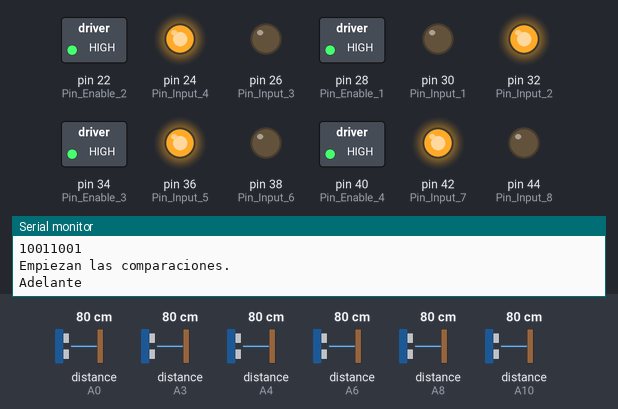
This sketch was run on a simulated Arduino Mega 2560, built with avr-gcc and run on an emulated ATmega2560. Shown: switched loads named in the sketch (green lamp = pin HIGH), output pins drawn as LEDs (lit = HIGH), the last lines printed to the serial monitor. Wiring (inferred from the names in the program): 6 × ultrasonic range finder: trigger A1, echo A0 / trigger A2, echo A3 / trigger A5, echo A4 / trigger A7, echo A6 / trigger A9, echo A8 / trigger A11, echo A10. The test bench sets the inputs (shaded band); at power-on: distance to the obstacle (sensors on A0, A3, A4, A6, A8, A10) 80 cm. The echo pulse lasts 58.3 µs per cm; pins used as bus, display or sensor lines are not drawn.

Above: at 1.2 s.
1.3 s: distance to the obstacle (sensor on A0) set to 41 cm
4.3 s: distance to the obstacle (sensor on A0) set to 34 cm
At 5.4 s:
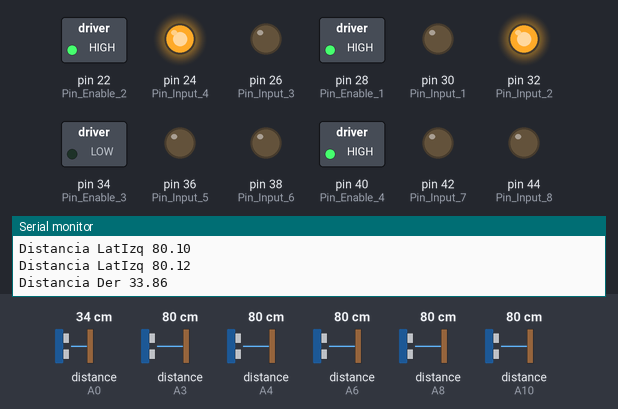
6.2 s: distance to the obstacle (sensor on A3) set to 14 cm
7.9 s: distance to the obstacle (sensor on A3) set to 11 cm
At 8.6 s:
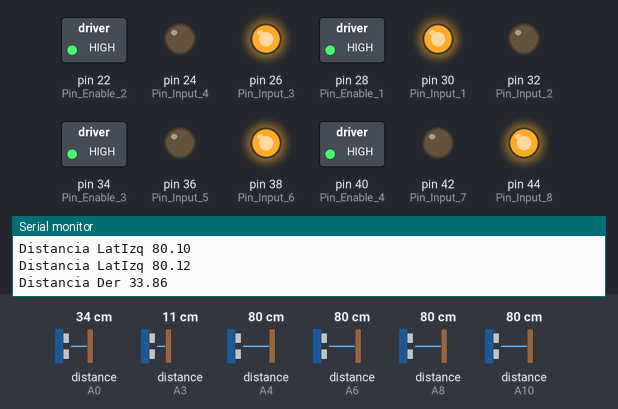
Timing chart, 0 to 10.9 s (numbered marks = the images above; inputs shaded):
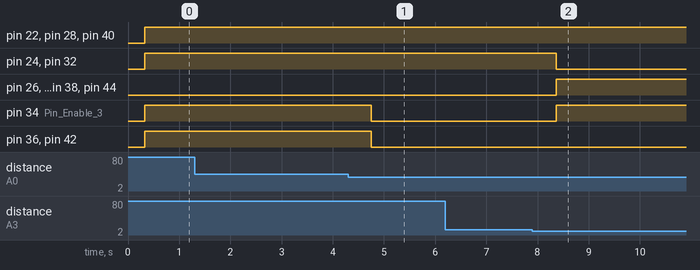

Measured:
- the behaviour switches between 38 and 37 cm on distance to the obstacle (sensor on A0) (found by bisection; images 0 and 1)
- the behaviour switches between 13 and 12 cm on distance to the obstacle (sensor on A3) (found by bisection; images 1 and 2)
- after the input at 4.3 s, pin 34 (Pin_Enable_3), pin 36 (Pin_Input_5), pin 42 (Pin_Input_7): HIGH → LOW after 0.46 s
- after the input at 7.9 s, pin 24 (Pin_Input_4), pin 32 (Pin_Input_2): HIGH → LOW after 0.47 s; pin 26 (Pin_Input_3), pin 30 (Pin_Input_1), pin 34 (Pin_Enable_3), pin 38 (Pin_Input_6), pin 44 (Pin_Input_8): LOW → HIGH after 0.47 s

The sketch:

partes.ino
```cpp
#include <string.h>
#include <stdio.h>


/******************************************************************
 *              Configuracion de los Motores                      *
 ******************************************************************/
//Motores left
//Trasero
int Pin_Enable_2 = 22;
int Pin_Input_4 = 24;
int Pin_Input_3 = 26;
//Delantero
int Pin_Enable_1 = 28;
int Pin_Input_1 = 30;
int Pin_Input_2 = 32;

//Motores Right
//Delantero
int Pin_Enable_3 = 34;
int Pin_Input_5 = 36;
int Pin_Input_6 = 38;
//Trasero
int Pin_Enable_4 = 40;
int Pin_Input_7 = 42;
int Pin_Input_8 = 44;
/******************************************************************
 *              Configuracion de los Sensores de proximidad       *
 ******************************************************************/
int EchoIzq = A4;
int TrigIzq = A5;

int EchoCen = A3;
int TrigCen = A2;

int EchoDer = A0;
int TrigDer = A1;

int EchoCenSup = A6;
int TrigCenSup = A7;

int EchoLatIzq = A8;
int TrigLatIzq = A9;

int EchoLatDer = A10;
int TrigLatDer = A11;


double duracion, distancia;
double entrada1, entrada2, entrada3, entrada4, entrada5, entrada6 = 0.0; //entradas de datos para la NN
double ditanciaMaxima = 50.0;       // distancia de lejania desde la que empieza a actuar la NN
/******************************************************************
 *                                                                *
 ******************************************************************/


/******************************************************************
 *              Configuracion Red Neuronal                        *
 ******************************************************************/
const int InputNodes = 3; // incluye neurona de BIAS (3 datos + bias creo)
const int HiddenNodes = 6; //incluye neurona de BIAS
const int OutputNodes = 8; //Salidas Red Neuronal (2 por cada motor)
int i, j;
double Accum;
double Hidden[HiddenNodes];
double Output[OutputNodes]; //salidas de la red neuronal para dar ordenes a los motores.

float HiddenBias[6] = {-2.6609246,  -6.21766166,  0.6719238,  -1.91361643,  2.2715187,  -7.13369123};

float OutputBias[8] = { 1.09891189,  0.51677215,  0.5176923,  -0.05358793,  1.09891195,  0.51777866,  0.51615204, -0.05358793};


float HiddenWeights[3][6] = {{ -4.76060265,  -3.82800886,  -1.46388603, -10.52482004,  -1.48085581,  -4.96915681},
 { -1.38119297,  -1.09309423,  -2.88687046,  -4.24908356,   2.76399831,  2.1873772 },
 {  0.14264823,  -3.22309434,   8.64962958,  -3.48165854,  -9.3454453,  -2.98051136}};


float OutputWeights[6][8] = {{ 0.02630783,  5.13696264,  5.11227514, -2.80382618,  0.02630783,  5.11013522,  5.15588299, -2.80382618},
 { 1.7111938,  -5.01162342, -4.98758049,  0.96023143,  1.7111939,  -4.98549652,  -5.03005081,  0.96023143},
 { 1.73185353, -4.90215991, -4.87880831, -0.04727425,  1.73185363, -4.87678458,  -4.9200616,  -0.04727425},
 {-0.02515359, -4.10509539, -4.0855204,   2.79325676, -0.02515359, -4.08382392,  -4.12010138,  2.79325676},
 { 1.73341113, -2.36087461, -2.352919,   -0.04506696,  1.73341122, -2.35223595,  -2.36705609, -0.04506696},
 {-0.60901439, -0.81515616, -0.8111343,  -1.00052274, -0.60901442, -0.81078545,  -0.81823547, -1.00052274}};
/******************************************************************
 *                                                                *
 ******************************************************************/

void stop(){
  delantero_right_parado();
  delantero_letf_parado();
  trasero_right_parado();
  trasero_left_parado();
  }

//********************************************
//*--------------Acciones-------------*
//********************************************
void adelante(){
  delantero_right_adelante();
  trasero_right_adelante();
  delantero_left_adelante();
  trasero_left_adelante();
}

void atras(){
  delantero_right_atras();
  trasero_right_atras();
  delantero_left_atras();
  trasero_left_atras();
}

//********************************************
//*--------------Formas De Girar-------------*
//********************************************
void giro_derecha(){
  delantero_right_adelante();
  trasero_right_adelante();
  delantero_letf_parado();
  trasero_left_parado();
  }

void giro_izquierda(){
  delantero_right_parado();
  trasero_right_parado();
  delantero_left_adelante();
  trasero_left_adelante();
  }

//********************************************
//*--------------MOTORES RIGHT---------------*
//********************************************
void delantero_right_parado(){
  digitalWrite(Pin_Enable_3, LOW);
  digitalWrite(Pin_Input_5, LOW);
  digitalWrite(Pin_Input_6, LOW);
}

void delantero_right_adelante(){
  digitalWrite(Pin_Enable_3, HIGH);
  digitalWrite(Pin_Input_5, HIGH);
  digitalWrite(Pin_Input_6, LOW);
}

void delantero_right_atras(){
  digitalWrite(Pin_Enable_3, HIGH);
  digitalWrite(Pin_Input_5, LOW);
  digitalWrite(Pin_Input_6, HIGH);
}
//-------------------------------------------
void trasero_right_parado(){
  digitalWrite(Pin_Enable_4, HIGH);
  digitalWrite(Pin_Input_7, LOW);
  digitalWrite(Pin_Input_8, LOW);
}

void trasero_right_adelante(){
  digitalWrite(Pin_Enable_4, HIGH);
  digitalWrite(Pin_Input_7, HIGH);
  digitalWrite(Pin_Input_8, LOW);
}

void trasero_right_atras(){
  digitalWrite(Pin_Enable_4, HIGH);
  digitalWrite(Pin_Input_7, LOW);
  digitalWrite(Pin_Input_8, HIGH);
}
//********************************************
//*--------------MOTORES LEFT---------------*
//********************************************
void delantero_letf_parado(){
  digitalWrite(Pin_Enable_2, LOW);
  digitalWrite(Pin_Input_4, LOW);
  digitalWrite(Pin_Input_3, LOW);
}

void delantero_left_adelante(){
  digitalWrite(Pin_Enable_2, HIGH);
  digitalWrite(Pin_Input_4, HIGH);
  digitalWrite(Pin_Input_3, LOW);
}

void delantero_left_atras(){
  digitalWrite(Pin_Enable_2, HIGH);
  digitalWrite(Pin_Input_4, LOW);
  digitalWrite(Pin_Input_3, HIGH);
}
//-----------------------------------------
void trasero_left_parado(){
  digitalWrite(Pin_Enable_1, LOW);
  digitalWrite(Pin_Input_1, LOW);
  digitalWrite(Pin_Input_2, LOW);
}

void trasero_left_atras(){
  digitalWrite(Pin_Enable_1, HIGH);
  digitalWrite(Pin_Input_1, HIGH);
  digitalWrite(Pin_Input_2, LOW);
}

void trasero_left_adelante(){
  digitalWrite(Pin_Enable_1, HIGH);
  digitalWrite(Pin_Input_1, LOW);
  digitalWrite(Pin_Input_2, HIGH);
}

double Distancia_Izq(){
  double entrada = 0.0;
  digitalWrite(TrigIzq, LOW);
  delayMicroseconds(2);
  digitalWrite(TrigIzq, HIGH);
  delayMicroseconds(10);
  digitalWrite(TrigIzq, LOW);

  duracion = pulseIn(EchoIzq, HIGH);
  distancia = (duracion/2) / 29;
  Serial.print("Distancia Izq ");
  Serial.println(distancia);
  entrada= ((-2.0/ditanciaMaxima)*double(distancia))+1.0;
  if (entrada <-1){
    return entrada = -1;
  }else{
    return entrada;
  }
}

double Distancia_Cen(){
  double entrada = 0.0;
  digitalWrite(TrigCen, LOW);
  delayMicroseconds(2);
  digitalWrite(TrigCen, HIGH);
  delayMicroseconds(10);
  digitalWrite(TrigCen, LOW);

  duracion = pulseIn(EchoCen, HIGH);
  distancia = (duracion/2) / 29;
  Serial.print("Distancia Cen ");
  Serial.println(distancia);
  entrada= ((-2.0/ditanciaMaxima)*double(distancia))+1.0;
  if (entrada <-1){
    return entrada = -1;
  }else{
    return entrada;
  }
}

double Distancia_Der(){
  double entrada = 0.0;
  digitalWrite(TrigDer, LOW);
  delayMicroseconds(2);
  digitalWrite(TrigDer, HIGH);
  delayMicroseconds(10);
  digitalWrite(TrigDer, LOW);

  duracion = pulseIn(EchoDer, HIGH);
  distancia = (duracion/2) / 29;
  Serial.print("Distancia Der ");
  Serial.println(distancia);
  entrada= ((-2.0/ditanciaMaxima)*double(distancia))+1.0;
  if (entrada <-1){
    return entrada = -1;
  }else{
    return entrada;
  }
}

double Distancia_Cen_Sup(){
  double entrada = 0.0;
  digitalWrite(TrigCenSup, LOW);
  delayMicroseconds(2);
  digitalWrite(TrigCenSup, HIGH);
  delayMicroseconds(10);
  digitalWrite(TrigCenSup, LOW);

  duracion = pulseIn(EchoCenSup, HIGH);
  distancia = (duracion/2) / 29;
  Serial.print("Distancia CenSup ");
  Serial.println(distancia);
  entrada= ((-2.0/ditanciaMaxima)*double(distancia))+1.0;
  if (entrada <-1){
    return entrada = -1;
  }else{
    return entrada;
  }
}

double Distancia_Lat_Izq(){
  double entrada = 0.0;
  digitalWrite(TrigLatIzq, LOW);
  delayMicroseconds(2);
  digitalWrite(TrigLatIzq, HIGH);
  delayMicroseconds(10);
  digitalWrite(TrigLatIzq, LOW);

  duracion = pulseIn(EchoLatIzq, HIGH);
  distancia = (duracion/2) / 29;
  Serial.print("Distancia LatIzq ");
  Serial.println(distancia);
  entrada= ((-2.0/ditanciaMaxima)*double(distancia))+1.0;
  if (entrada <-1){
    return entrada = -1;
  }else{
    return entrada;
  }
}

double Distancia_Lat_Der(){
  double entrada = 0.0;
  digitalWrite(TrigLatDer, LOW);
  delayMicroseconds(2);
  digitalWrite(TrigLatDer, HIGH);
  delayMicroseconds(10);
  digitalWrite(TrigLatDer, LOW);

  duracion = pulseIn(EchoLatDer, HIGH);
  distancia = (duracion/2) / 29;
  Serial.print("Distancia LatDer ");
  Serial.println(distancia);
  entrada= ((-2.0/ditanciaMaxima)*double(distancia))+1.0;
  if (entrada <-1){
    return entrada = -1;
  }else{
    return entrada;
  }
}

void setup() {
  // put your setup code here, to run once:
  Serial.begin(9600);
  pinMode(EchoDer, INPUT);
  pinMode(TrigDer, OUTPUT);
  pinMode(EchoCen, INPUT);
  pinMode(TrigCen, OUTPUT);
  pinMode(EchoIzq, INPUT);
  pinMode(TrigIzq, OUTPUT);
  pinMode(EchoCenSup, INPUT);
  pinMode(TrigCenSup, OUTPUT);
  pinMode(EchoLatIzq, INPUT);
  pinMode(TrigLatIzq, OUTPUT);
  pinMode(EchoLatDer, INPUT);
  pinMode(TrigLatDer, OUTPUT);

 //Preparamos Motor Delantero_Left
  pinMode(Pin_Enable_1, OUTPUT);
  pinMode(Pin_Input_1, OUTPUT);
  pinMode(Pin_Input_2, OUTPUT);
  //Preparamos Motor Trasero_Left
  pinMode(Pin_Enable_2, OUTPUT);
  pinMode(Pin_Input_4, OUTPUT);
  pinMode(Pin_Input_3, OUTPUT);


  //Preparamos Motor Delantero_Right
  pinMode(Pin_Enable_3, OUTPUT);
  pinMode(Pin_Input_5, OUTPUT);
  pinMode(Pin_Input_6, OUTPUT);
//Preparamos Motor Trasero_Right
  pinMode(Pin_Enable_4, OUTPUT);
  pinMode(Pin_Input_7, OUTPUT);
  pinMode(Pin_Input_8, OUTPUT);

}

void loop() {

  entrada6 = round(Distancia_Cen_Sup());
  if(entrada6 == 1){
    atras();
  }
  else if(entrada6 < 1){


    // put your main code here, to run repeatedly:
    double In1 = 1.0;
    //double In2 = -1.0;
    //double In3 = -1.0;
    //double In4 = -1.0;
    //[-1, -1, -1], # Avanzar. => [1,0,0,1,1,0,0,1], # Avanzar.

    //entrada3 = Distancia_Der();
    //entrada2 = Distancia_Cen();
    //entrada1 = Distancia_Izq();


    //entrada3 = -1;
    //entrada2 = -1;
    //entrada1 = 1;

    //Serial.print(entrada1);
    //Serial.print("  ");
    //Serial.print(entrada2);
    //Serial.print("  ");
   // Serial.println(entrada3);

    entrada5 = round(Distancia_Lat_Der());
    entrada4 = round(Distancia_Lat_Izq());
    entrada3 = round(Distancia_Der());
    entrada2 = round(Distancia_Cen());
    entrada1 = round(Distancia_Izq());
    Serial.print(entrada1);
    Serial.print("  ");
    Serial.print(entrada2);
    Serial.print("  ");
    Serial.println(entrada3);

    //InputToOutput(In1, entrada1, entrada2, entrada3);
    predic(entrada1, entrada2, entrada3);

    //InputToOutput(In1, -1, entrada2, -1);
    //int accion[8] = {1,0,0,1,1,0,0,1};//Adelante
    //int accion[8] = {0,1,1,0,0,1,1,0};//Atras
    //int accion[8] = {1,0,0,0,1,0,0,0};//Girar Izquierda
    //int accion[8] = {0,0,0,1,0,0,0,1};//Girar Derecha

    int acciones [4][8] = {{1,0,0,1,1,0,0,1},//Adelante
                        {0,1,1,0,0,1,1,0}, //Atras
                        {1,0,0,0,1,0,0,0},//Girar Izquierda
                        {0,0,0,1,0,0,0,1}};//Girar Derecha


    int accion[8];
    accion [0] = round(abs(Output[0]));
    accion [1] = round(abs(Output[1]));
    accion [2] = round(abs(Output[2]));
    accion [3] = round(abs(Output[3]));
    accion [4] = round(abs(Output[4]));
    accion [5] = round(abs(Output[5]));
    accion [6] = round(abs(Output[6]));
    accion [7] = round(abs(Output[7]));


     /*Serial.println("Valor de comparacion");
     int val = memcmp(accion, acciones[0],sizeof(accion));
     Serial.println(val);
     val = memcmp(accion, acciones[1],sizeof(accion));
     Serial.println(val);
     val = memcmp(accion, acciones[2],sizeof(accion));
     Serial.println(val);
     val = memcmp(accion, acciones[3],sizeof(accion));
     Serial.println(val);
     Serial.println("Valor de comparacion");
     Serial.println(val);*/


    Serial.println("Se muestra la accion en binario: ");
    Serial.print(accion[0]);
    Serial.print(accion[1]);
    Serial.print(accion[2]);
    Serial.print(accion[3]);
    Serial.print(accion[4]);
    Serial.print(accion[5]);
    Serial.print(accion[6]);
    Serial.println(accion[7]);


    Serial.println("Empiezan las comparaciones.");
    if( 0 == memcmp(accion, acciones[0],sizeof(accion)) ){
      if(entrada4 == 1){
        giro_derecha();
      }
      else if(entrada5 == 1){
        giro_izquierda();
      }
      else{
        Serial.println("Adelante");
        adelante();
      }
    }
    else if( 0 == memcmp(accion, acciones[1],sizeof(accion)) ){
      Serial.println("Atras");
      atras();
    }
    else if( 0 == memcmp(accion, acciones[2],sizeof(accion)) ){
      Serial.println("Izquierda");
      giro_izquierda();
    }
    else if( 0 == memcmp(accion, acciones[3],sizeof(accion)) ){
      Serial.println("Girar Derecha");
      giro_derecha();
    }


    //int acciones[8] = {1,0,0,1,1,0,0,1};

    //marchar(acciones);

    //marchar(accion);

    /*int out1 = round(abs(Output[0]));
    int out2 = round(abs(Output[1]));
    int out3 = round(abs(Output[2]));
    int out4 = round(abs(Output[3]));
    int out5 = round(abs(Output[4]));
    int out6 = round(abs(Output[5]));
    int out7 = round(abs(Output[6]));
    int out8 = round(abs(Output[7]));


    Serial.print(out1);
    Serial.print(out2);
    Serial.print(out3);
    Serial.print(out4);
    Serial.print(out5);
    Serial.print(out6);
    Serial.print(out7);
    Serial.println(out8);*/
    Serial.println("Hello Word");
  }
  delay(10);

}


void predic(double In2, double In3, double In4){
  double TestInput[] = {0, 0, 0};
  TestInput[0] = In2;
  TestInput[1] = In3;
  TestInput[2] = In4;
  //Serial.println("Estamos Dentro");

  double matriz[6] = {0,0,0,0,0,0};
  double output[8] = {0,0,0,0,0,0,0,0};

  for(i=0; i < HiddenNodes; i++){
    for(j=0; j < InputNodes; j++){
      //Serial.println(TestInput[j] * HiddenWeights[j][i]);
      matriz[i] += (TestInput[j] * HiddenWeights[j][i]);// + HiddenBias[j];
      }
      matriz[i] = matriz[i] + HiddenBias[i];
      matriz[i] = tanh(matriz[i]);
     //Serial.print("activacion: ");
     //Serial.println(matriz[i]);
  }

  //Serial.print("Fin primer Ciclo");
  for(i=0; i < OutputNodes; i++){
    for(j=0; j < HiddenNodes; j++){
      output[i] += (matriz[j] * OutputWeights[j][i]);
    }
    output[i] = output[i] + OutputBias[i];
    output[i] = tanh(output[i]);
    Output[i] = output[i] ;
  }
}


/*void InputToOutput(double In1, double In2, double In3, double In4){
  double TestInput[] = {0, 0, 0, 0, 0};
  TestInput[0] = In1;
  TestInput[1] = In2;
  TestInput[2] = In3;
  TestInput[3] = In4;


 /******************************************************************
  *        Calcular las activaciones en las capas ocultas          *
  ******************************************************************/

  /*for ( i = 0 ; i < HiddenNodes ; i++ ) {
    Accum = 0;//HiddenWeights[InputNodes][i] ;
    for ( j = 0 ; j < InputNodes ; j++ ) {
      Accum += TestInput[j] * HiddenWeights[j][i] ;
    }
    //Hidden[i] = 1.0 / (1.0 + exp(-Accum)) ; //Sigmoid
    Hidden[i] = tanh(Accum) ; //tanh
  }

 /******************************************************************
  *        Calcular activacion y error en la capa de Salida        *
  ******************************************************************/

  /*for ( i = 0 ; i < OutputNodes ; i++ ) {
    Accum = 0;//OutputWeights[HiddenNodes][i];
    for ( j = 0 ; j < HiddenNodes ; j++ ) {
        Accum += Hidden[j] * OutputWeights[j][i] ;
    }
    Output[i] = tanh(Accum) ;//tanh
  }

}*/
```
